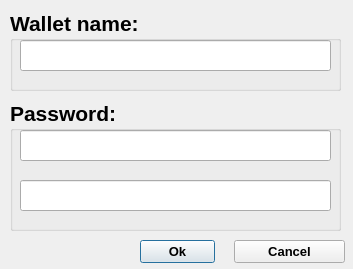
<?xml version="1.0" encoding="UTF-8"?>
<ui version="4.0">
 <class>namePassWindow</class>
 <widget class="QDialog" name="namePassWindow">
  <property name="geometry">
   <rect>
    <x>0</x>
    <y>0</y>
    <width>353</width>
    <height>269</height>
   </rect>
  </property>
  <property name="focusPolicy">
   <enum>Qt::StrongFocus</enum>
  </property>
  <property name="windowTitle">
   <string>New wallet</string>
  </property>
  <widget class="QGroupBox" name="nameGroupBox">
   <property name="geometry">
    <rect>
     <x>10</x>
     <y>10</y>
     <width>331</width>
     <height>81</height>
    </rect>
   </property>
   <property name="font">
    <font>
     <pointsize>16</pointsize>
     <weight>75</weight>
     <bold>true</bold>
    </font>
   </property>
   <property name="title">
    <string>Wallet name:</string>
   </property>
   <widget class="QLineEdit" name="wallNameLineEdit">
    <property name="geometry">
     <rect>
      <x>10</x>
      <y>30</y>
      <width>311</width>
      <height>31</height>
     </rect>
    </property>
    <property name="locale">
     <locale language="English" country="UnitedStates"/>
    </property>
   </widget>
  </widget>
  <widget class="QGroupBox" name="passwordGroupBox">
   <property name="geometry">
    <rect>
     <x>10</x>
     <y>100</y>
     <width>331</width>
     <height>131</height>
    </rect>
   </property>
   <property name="font">
    <font>
     <pointsize>16</pointsize>
     <weight>75</weight>
     <bold>true</bold>
    </font>
   </property>
   <property name="title">
    <string>Password:</string>
   </property>
   <widget class="QLineEdit" name="pass1LineEdit">
    <property name="geometry">
     <rect>
      <x>10</x>
      <y>30</y>
      <width>311</width>
      <height>31</height>
     </rect>
    </property>
    <property name="locale">
     <locale language="English" country="UnitedStates"/>
    </property>
    <property name="echoMode">
     <enum>QLineEdit::Password</enum>
    </property>
   </widget>
   <widget class="QLineEdit" name="pass2LineEdit">
    <property name="geometry">
     <rect>
      <x>10</x>
      <y>80</y>
      <width>311</width>
      <height>31</height>
     </rect>
    </property>
    <property name="locale">
     <locale language="English" country="UnitedStates"/>
    </property>
    <property name="echoMode">
     <enum>QLineEdit::Password</enum>
    </property>
   </widget>
  </widget>
  <widget class="QPushButton" name="okPushButton">
   <property name="geometry">
    <rect>
     <x>140</x>
     <y>240</y>
     <width>75</width>
     <height>23</height>
    </rect>
   </property>
   <property name="font">
    <font>
     <pointsize>10</pointsize>
     <weight>75</weight>
     <bold>true</bold>
    </font>
   </property>
   <property name="text">
    <string>Ok</string>
   </property>
  </widget>
  <widget class="QPushButton" name="cancelPushButton">
   <property name="geometry">
    <rect>
     <x>234</x>
     <y>240</y>
     <width>111</width>
     <height>23</height>
    </rect>
   </property>
   <property name="font">
    <font>
     <pointsize>10</pointsize>
     <weight>75</weight>
     <bold>true</bold>
    </font>
   </property>
   <property name="text">
    <string>Cancel</string>
   </property>
  </widget>
 </widget>
 <tabstops>
  <tabstop>wallNameLineEdit</tabstop>
  <tabstop>pass1LineEdit</tabstop>
  <tabstop>pass2LineEdit</tabstop>
  <tabstop>okPushButton</tabstop>
  <tabstop>cancelPushButton</tabstop>
 </tabstops>
 <resources/>
 <connections/>
</ui>
